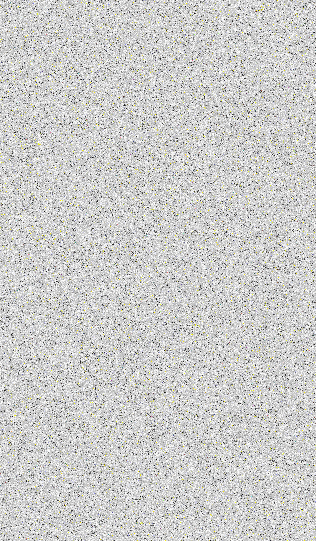
#> input picture zablender/src/blended_vrr.png, 316 x 541 px
$ python zaBlender.py
#> lines starting #> are read from the running program, lines starting #| are printed output that depends on the picture
from PIL import Image
import numpy as np
from random import randint, seed

def scramble_pixels(pixels, width, height):
    flat_pixels = pixels.reshape(-1, pixels.shape[-1])
    pixel_order = list(range(width * height))
    np.random.shuffle(pixel_order)
    scrambled = np.zeros_like(flat_pixels)
    for i, idx in enumerate(pixel_order):
        scrambled[i] = flat_pixels[idx]
    return scrambled.reshape(pixels.shape)

def xor_pixels(pixels, random_matrix):
    return pixels ^ random_matrix[:, :, np.newaxis]

def enhance_image():
    print("Welcome to za ImageBlender")
    print("za ImageBlender will blend your image to a Special Image")
    print("make sure your image is in the same folder as za ImageBlender")
    input_file = input("Enter the name of your image file to blend: ")
#> the answer given: blended_vrr.png
    output_file = "blended_" + input_file

    try:
        img = Image.open(input_file)
#> img is the input picture: PIL image 316x541 RGBA; mean R, G, B, A 127.2, 127.2, 127.3, 127
        width, height = img.size
#> width = 316; height = 541
        pixels = np.array(img)
    except:
        print("Oops! Couldn't put the image in za blender. Did you spell it right?")
        return

    secret_seed = (width * height) % 10000
#> secret_seed = 956
    seed(secret_seed)
    np.random.seed(secret_seed)

    scrambled_pixels = scramble_pixels(pixels, width, height)
#> in scramble_pixels, `return scrambled.reshape(pixels.shape)`:
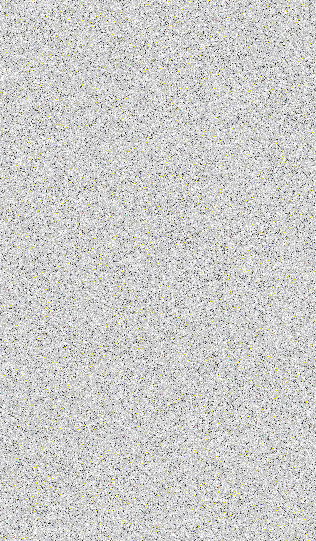
#> returned value: shape (541, 316, 4); mean of channels 0, 1, 2, 3 127.2, 127.2, 127.3, 127; transparent parts drawn white

    random_matrix = np.random.randint(1, 256, size=(height, width), dtype=np.uint8)
    xored_pixels = xor_pixels(scrambled_pixels, random_matrix)
#> in xor_pixels, `return pixels ^ random_matrix[:, :, np.newaxis]`:
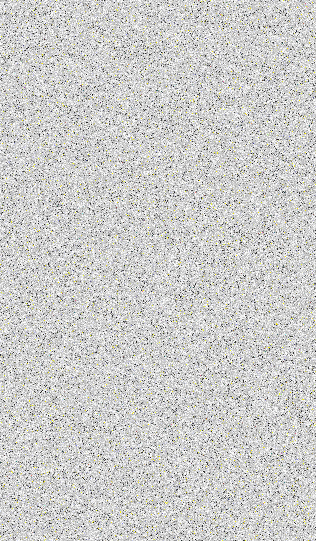
#> returned value: shape (541, 316, 4); mean of channels 0, 1, 2, 3 127.7, 127.7, 127.8, 127.6; transparent parts drawn white

    scrambled_img = Image.fromarray(xored_pixels)
    scrambled_img.save(output_file)

    print(f"Blendered image is saved as {output_file}")
    print(f"Don't forget this special ingredient: {secret_seed}")
#| Don't forget this special ingredient: 956

if __name__ == "__main__":
    enhance_image()
